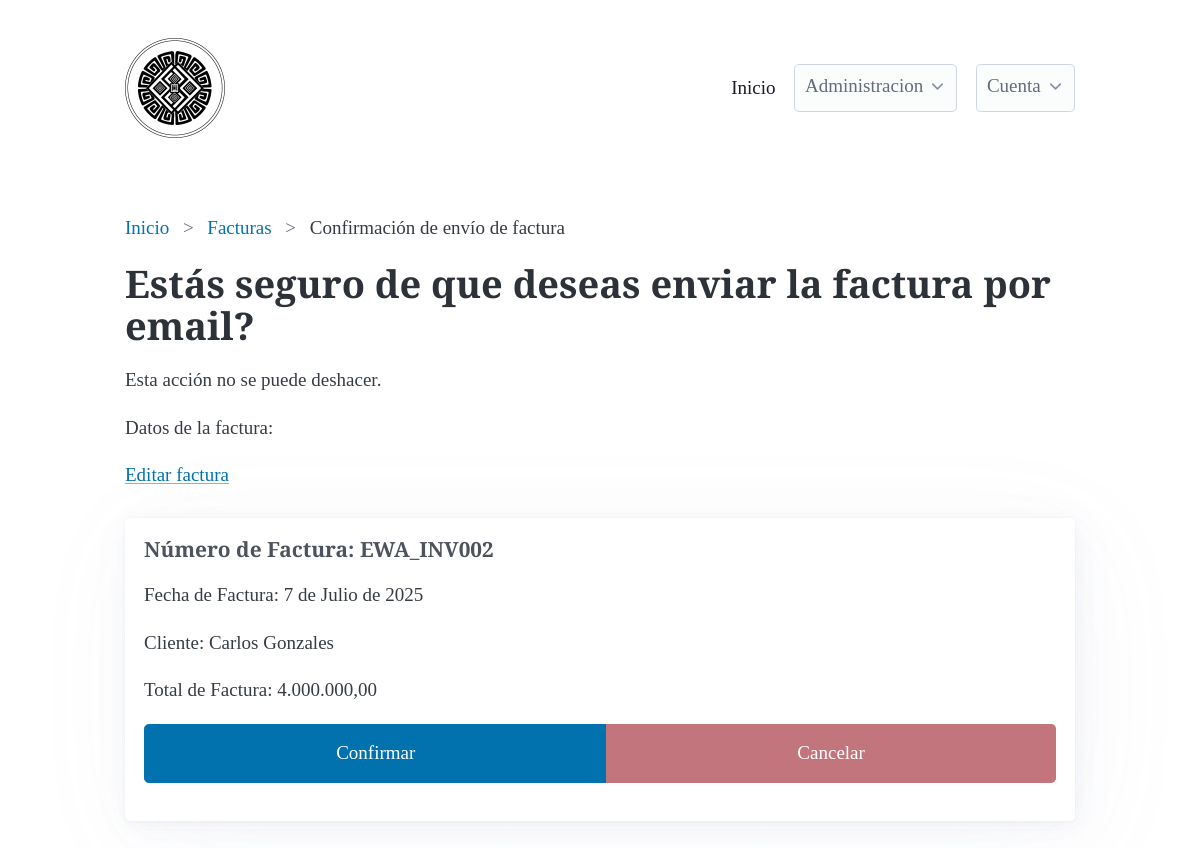
Page /invoices/confirm_email/2/ (signed in) on the committed database.
### invoices/models.py (models this page shows, shortened)
class Invoice(models.Model):
    def generate_invoice_number():
        last_invoice = Invoice.objects.all().aggregate(Max('id'))['id__max']
        next_number = 1 if last_invoice is None else last_invoice + 1
        return f'EWA_INV{next_number:03d}'
    client = models.ForeignKey(Client, on_delete=models.DO_NOTHING, null=True, blank=True)
    invoice_number = models.CharField(max_length=100, null=True, blank=True, default=generate_invoice_number)
    invoice_type = models.CharField(max_length=100, null=True, blank=True)
    invoice_date = models.DateField(null=False, blank=False, default=timezone.now)
    INVOICE_STATUS_CHOICES = [
        ('Pendiente de Pago', 'Pendiente de Pago'),
        ('Pagado', 'Pagado'),
        ('Cancelado', 'Cancelado'),
    ]
    invoice_status = models.CharField(max_length=100, null=True, blank=True, choices=INVOICE_STATUS_CHOICES, default='Pendiente de Pago')
    observation = models.TextField(null=True, blank=True)
    invoice_quantity = models.IntegerField(null=True, blank=True)
    invoice_total = models.DecimalField(max_digits=10, decimal_places=2, null=True, blank=True)
    invoice_balance = models.DecimalField(max_digits=10, decimal_places=2, null=True, blank=True)
    additional_notes = models.TextField(null=True, blank=True)
    created_at = models.DateTimeField(auto_now_add=True)
    email_sent = models.BooleanField(null=True, blank=True, default=False)

### clients/models.py (models this page shows, shortened)
class Client(models.Model):
    created_at = models.DateTimeField(auto_now_add=True, null=True, blank=True)
    name = models.CharField(max_length=100, null=False, blank=False, validators=[MinLengthValidator(3)])
    email = models.EmailField(null=True, blank=True, validators=[EmailValidator])
    phone = models.CharField(max_length=15, null=True, blank=True, validators=[MinLengthValidator(10), RegexValidator(r'^\d{10}$')])
    address = models.TextField(max_length=255, null=True, blank=True)
    DOCUMENT_TYPE_CHOICES = [
        ('CC', 'Cédula de Ciudadanía'),
        ('TI', 'Tarjeta de Identidad'),
        ('CE', 'Cédula de Extranjería'),
        ('NIT', 'Número de Identificación Tributaria'),
        ('PAS', 'Pasaporte'),
    ]
    document_type = models.CharField(max_length=100, null=True, blank=True, choices=DOCUMENT_TYPE_CHOICES)
    document_number = models.CharField(max_length=100, null=True, blank=True, validators=[RegexValidator(r'^\d{10}$')])

### invoices/views.py (the view, shortened to what this page needs)
# urls.py: path('confirm_email/<int:invoice_id>/', views.InvoiceConfirmEmailView.as_view(), name='confirm_email'),
class InvoiceConfirmEmailView(LoginRequiredMixin, View):
    template_name = 'invoices/invoice_confirm_email.html'
    success_url = reverse_lazy('invoices:invoices_list')
    def get(self, request, *args, **kwargs):
        invoice = Invoice.objects.get(id=kwargs['invoice_id'])
        return render(request, self.template_name, {'invoice': invoice})

### invoices/templates/invoices/invoice_confirm_email.html (shortened to what this page needs)
{% extends "base.html" %}
{% block breadcrumb %}
<nav aria-label="breadcrumb">
    <ul>
       <li><a href="{% url 'dashboard:dashboard' %}">Inicio</a></li>
       <li><a href="{% url 'invoices:invoices_list' %}">Facturas</a></li>
       <li>Confirmación de envío de factura</li>
    </ul>
  </nav>
{% endblock %}
{% block content %}
<h1>Estás seguro de que deseas enviar la factura por email?</h1>
<p>Esta acción no se puede deshacer.</p>
<p>Datos de la factura:</p>
<a href="{% url 'invoices:invoices_update' invoice.id %}">
    Editar factura
</a>
<br>
<br>
<article>
<h4>Número de Factura: {{ invoice.invoice_number }}</h4>
<p>Fecha de Factura: {{ invoice.invoice_date }}</p>
<p>Cliente: {{ invoice.client.name }}</p>
<p>Total de Factura: {{ invoice.invoice_total }}</p>
<form method="post">
    <div role="group">
        <button type="submit" class="btn btn-success">Confirmar</button>
        <button type="button" class="btn btn-danger" onclick="window.location.href='{% url 'invoices:invoices_list' %}'">Cancelar</button>
    </div>
</form>
</article>
{% endblock %}

### static/css/style.css (style rules this page uses)
:root { font-family: 'Cormorant', serif; }
h1 { font-size: 2rem; font-weight: 700; font-family: 'Cormorant', serif; }
h4 { font-size: 1.1rem; font-weight: 700; font-family: 'Cormorant', serif; }
button { background-color: #927c3f; color: white; border: none; }
.btn-danger { background-color: #c2757c; color: white; border: none; }

### rows in the picture
Invoice: invoice_number "EWA_INV002", invoice_date "7 de Julio de 2025", client.name "Carlos Gonzales", invoice_total "4.000.000,00"
